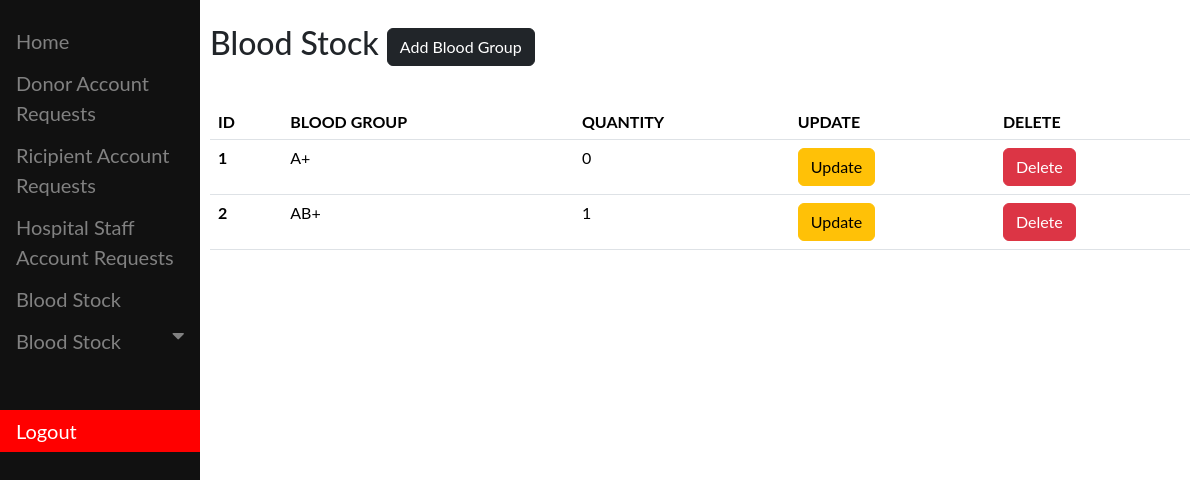
The app's page /bank_admin/blood_stock (signed in) with its own data.
### core/models.py (models this page shows, shortened)
class Bloodstock(models.Model):
    blood_type = models.CharField(max_length=5)
    quantity = models.IntegerField()

### bloodbank/views.py (the view)
# urls.py: path("blood_stock",BloodStockView,name="blood_stock"),
def BloodStockView(request):
    user = request.user
    if user.is_authenticated:
        if user.is_superuser:
            stock = Bloodstock.objects.all()
            return render(
                request, "dashboard/blood_stock.html", context={"blood": stock}
            )
        else:
            return redirect("/bank_admin/")
    else:
        return redirect("/bank_admin/")

### bloodbank/templates/dashboard/blood_stock.html (shortened to what this page needs)
{% extends "base_bank.html" %}
{% block bank_sidebar %}
<div class="main">
  <h2>Blood Stock
  <button type="button" class="btn btn-dark" data-bs-toggle="modal" data-bs-target="#addblood">
    Add Blood Group
  </button>
  </h2>
  <br>
  <table class="table">
    <thead>
      <tr>
        <th scope="col">ID</th>
        <th scope="col">BLOOD GROUP</th>
        <th scope="col">QUANTITY</th>
        <th scope="col">UPDATE</th>
        <th scope="col">DELETE</th>
      </tr>
    </thead>
    <tbody>
        {% for x in blood %}
      <tr>
        <th scope="row">{{x.id}}</th>
        <td>{{x.blood_type}}</td>
        <td>{{x.quantity}}</td>
        <td>
            <button type="button" class="btn btn-warning" onclick="editBlood('{{x.blood_type}}','{{x.quantity}}')" data-bs-toggle="modal" data-bs-target="#editBtnModal">
            Update
          </button>
        </td>
        <td>
            <button type="button" class="btn btn-danger" onclick="deleteBlood('{{x.id}}')" data-bs-toggle="modal" data-bs-target="#deleteBtnModal">
            Delete
          </button>
        </td>
      </tr>
      {% endfor %}
    </tbody>
  </table>
</div>
{% endblock %}

### bloodbank/templates/bank_sidebar.html (style rules this page uses)
.main { margin-left: 200px; font-size: 20px; padding: 0px 10px; }

### records on screen
Bloodstock: id "1", blood_type "A+", quantity "0"
Bloodstock: id "2", blood_type "AB+", quantity "1"
